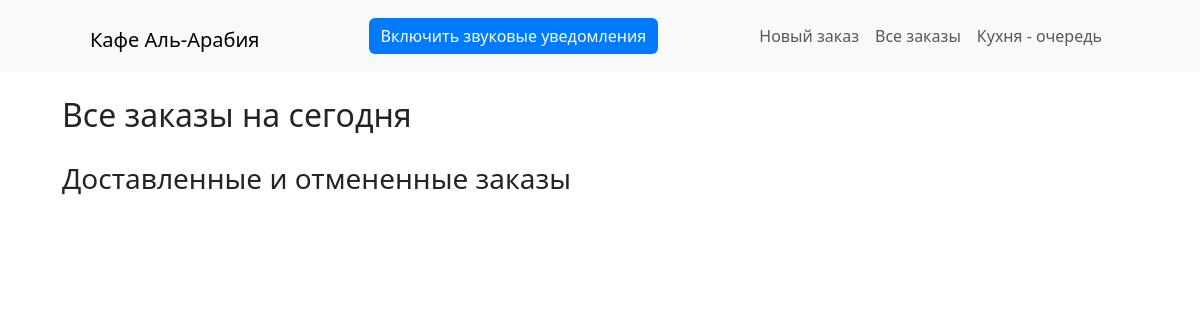
The app's page /orders/orders/, older data.
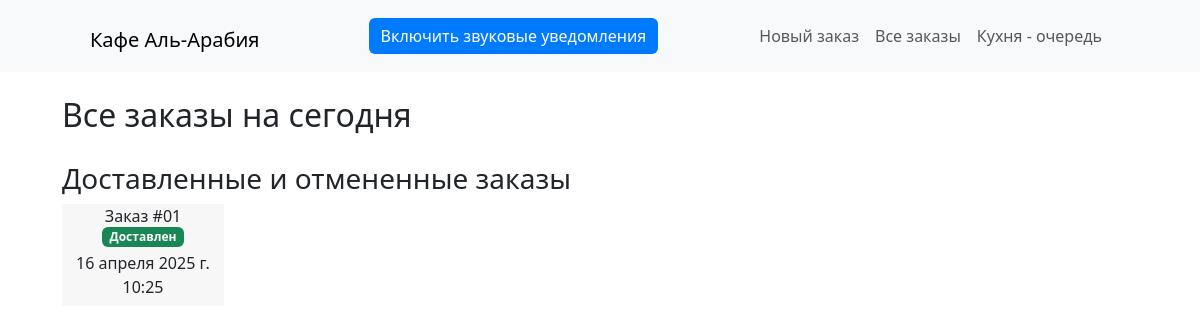
The same page, newer data.
### orders/models.py (models this page shows, shortened)
class Order(models.Model):
    STATUS_CHOICES = (
        ("cancelled", "Отменен"),
        ("pending", "В ожидании"),
        ("done", "Готов"),
        ("delivered", "Доставлен"),
    )
    ORDER_TYPE_CHOICES = [
        ("dine_in", "В зале"),
        ("takeaway", "На вынос"),
        ("delivery", "Доставка"),
    ]
    order_number = models.CharField(verbose_name="№ Заказа", max_length=10, unique=True, editable=False)
    created_at = models.DateTimeField(verbose_name="Дата", auto_now_add=True)
    status = models.CharField(verbose_name="Статус", max_length=10, choices=STATUS_CHOICES, default="pending")
    order_type = models.CharField(verbose_name="Тип",
        max_length=10,
        choices=ORDER_TYPE_CHOICES,
        default="dine_in",
        blank=True,
        null=True,
    )
    phone_number = models.CharField(verbose_name="Телефон", max_length=15, null=True, blank=True)  # Unique phone number
    name = models.CharField(verbose_name="Имя", max_length=100, null=True, blank=True)  # Optional name
    address = models.CharField(verbose_name="Адрес", max_length=300,null=True, blank=True)  # Optional address
    total_sum = models.PositiveSmallIntegerField(verbose_name="Итого", default=0)
    class Meta:
        verbose_name = 'Заказ'
        verbose_name_plural = 'Заказы'

### orders/views.py (the view)
# urls.py: path('orders/', views.all_orders, name='all_orders'),
def all_orders(request):
    today = timezone.now().date()
    orders = Order.objects.filter(created_at__date=today).order_by(
        "status", "-created_at"
    )
    if request.headers.get("X-Requested-With") == "XMLHttpRequest":
        html = render_to_string("orders/order_list.html", {"orders": orders})
        return JsonResponse({"html": html})
    return render(request, "orders/all_orders.html", {"orders": orders})

### templates/orders/all_orders.html (shortened to what this page needs)
{% extends 'main/base.html' %} {% block content %}
<div class="container ms-2">
  <h2>Все заказы на сегодня</h2>
  <div class="row" id="completed-orders">
    <div class="col-12">
      <h3>Доставленные и отмененные заказы</h3>
      <div class="row">
        {% for order in orders %} {% if order.status == 'delivered' or order.status == 'cancelled' %}
        <div class="col-md-2 col-sm-4 col-6 mb-4">
          <div class="list-group-item">
            <a href="{% url 'order_detail' order.id %}" class="text-decoration-none text-dark">
            <h6 class="mb-1">
              Заказ #{{ order.order_number|slice:'12:' }} {% if order.status == 'cancelled' %}
              <span class="badge bg-danger">{{ order.get_status_display }}</span>
              {% elif order.status == 'delivered' %}
              <span class="badge bg-success">{{ order.get_status_display }}</span>
              {% endif %}
            </h6>
            <p class="mb-1">{{ order.created_at }}</p>
            </a>
          </div>
        </div>
        {% endif %} {% endfor %}
      </div>
    </div>
  </div>
</div>
{% endblock %}

### templates/main/base.html (shortened to what this page needs)
<!DOCTYPE html>
{% load static %}
<html lang="en">
<head>
    <link href="https://cdn.jsdelivr.net/npm/bootstrap@5.3.0/dist/css/bootstrap.min.css" rel="stylesheet">
</head>
<body >
    <nav class="navbar navbar-expand-md navbar-light bg-light ">
        <div class="container">
            <h1 class="mt-0 p-0"><a class="navbar-brand ps-5" href="{% url 'kitchen_orders' %}">Кафе Аль-Арабия</a></h1>
            <button id="enable-sound-btn" class="btn btn-primary">Включить звуковые уведомления</button>
            <div class="navbar-nav pe-5">
                <a class="nav-link" href="{% url 'create_order' %}">Новый заказ</a>
                <a class="nav-link" href="{% url 'all_orders' %}">Все заказы</a>
                <a class="nav-link" href="{% url 'kitchen_orders' %}">Кухня - очередь</a>
            </div>
        </div>
    </nav>
    <div class="container mt-4">
        {% block content %}{% endblock %}
    </div>
</body>
</html>

### templates/main/base.html (style rules this page uses)
.row { margin-bottom: 20px; }
.btn-primary { background-color: #007bff; border: none; }
.list-group-item { background: #F7F7F7; text-align: center; padding: 3px 5px }

Row changes from the older to the newer data that the page shows:
added Order: order_number "01", status "Доставлен", created_at "16 апреля 2025 г. 10:25"
